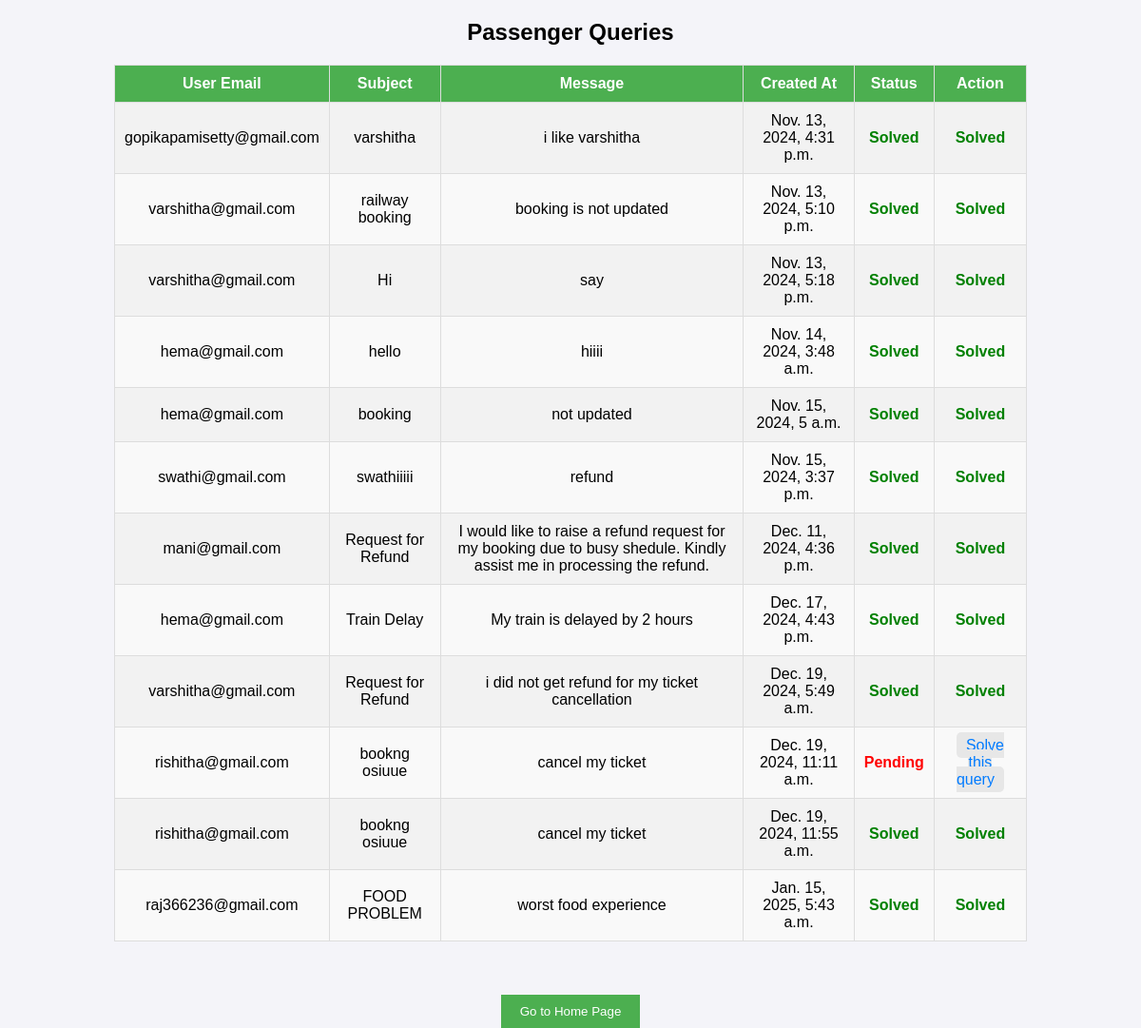
/queries/, run on the app's committed database.
### railway/models.py (models this page shows, shortened)
class Query(models.Model):
    user_email = models.EmailField()
    subject = models.CharField(max_length=255)
    message = models.TextField()
    created_at = models.DateTimeField(auto_now_add=True)
    status = models.CharField(max_length=20, choices=[('Pending', 'Pending'), ('Solved', 'Solved')], default='Pending')
    solved = models.BooleanField(default=False)  # New field to track solved status
    class Meta:
        db_table = 'railway_query'

### railway/views.py (the view)
# urls.py: path('queries/', views.view_queries, name='view_queries'),
def view_queries(request):
    queries = Query.objects.all()
    return render(request, 'railway/view_queries.html', {'queries': queries})

### railway/templates/railway/view_queries.html (shortened to what this page needs)
<!DOCTYPE html>
<html lang="en">
<head>
</head>
<body>
    <h2>Passenger Queries</h2>
    {% if queries %}
        <table>
            <tr>
                <th>User Email</th>
                <th>Subject</th>
                <th>Message</th>
                <th>Created At</th>
                <th>Status</th>
                <th>Action</th>
            </tr>
            {% for query in queries %}
                <tr>
                    <td>{{ query.user_email }}</td>
                    <td>{{ query.subject }}</td>
                    <td>{{ query.message }}</td>
                    <td>{{ query.created_at }}</td>
                    <td class="{% if query.status == 'Solved' %}status-solved{% else %}status-pending{% endif %}">{{ query.status }}</td>
                    <td>
                        {% if not query.solved %}
                            <a href="{% url 'solve_query' query.id %}">Solve this query</a>
                        {% else %}
                            <span class="status-solved">Solved</span>
                        {% endif %}
                    </td>
                </tr>
            {% endfor %}
        </table>
    {% else %}
        <p class="no-query">No queries found.</p>
    {% endif %}
    <br><br>
    <center>
        <form action="{% url 'home' %}" method="get">
            <button type="submit" style="padding: 10px 20px; background-color: #4CAF50; color: white; border: none; cursor: pointer;">Go to Home Page</button>
        </form>
    </center>
</body>
</html>

### railway/templates/railway/view_queries.html (style rules this page uses)
body { font-family: Arial, sans-serif; margin: 0; padding: 0; background-color: #f4f4f9; }
h2 { text-align: center; margin-top: 20px; }
table { width: 80%; margin: 20px auto; border-collapse: collapse; background-color: #fff; }
table, th, td { border: 1px solid #ddd; }
th, td { padding: 10px; text-align: center; }
th { background-color: #4CAF50; color: white; }
td { background-color: #f9f9f9; }
tr:nth-child(even) td { background-color: #f2f2f2; }
a { text-decoration: none; color: #007bff; padding: 5px 10px; background-color: #e7e7e7; border-radius: 5px; }
.status-solved { color: green; font-weight: bold; }
.status-pending { color: red; font-weight: bold; }

### data on the page
Query: user_email "gopikapamisetty@gmail.com", subject "varshitha", message "i like varshitha", created_at "Nov. 13, 2024, 4:31 p.m.", status "Solved", solved "Solved"
Query: user_email "varshitha@gmail.com", subject "railway booking", message "booking is not updated", created_at "Nov. 13, 2024, 5:10 p.m.", status "Solved", solved "Solved"
Query: user_email "varshitha@gmail.com", subject "Hi", message "say", created_at "Nov. 13, 2024, 5:18 p.m.", status "Solved", solved "Solved"
Query: user_email "hema@gmail.com", subject "hello", message "hiiii", created_at "Nov. 14, 2024, 3:48 a.m.", status "Solved", solved "Solved"
Query: user_email "hema@gmail.com", subject "booking", message "not updated", created_at "Nov. 15, 2024, 5 a.m.", status "Solved", solved "Solved"
Query: user_email "swathi@gmail.com", subject "swathiiiii", message "refund", created_at "Nov. 15, 2024, 3:37 p.m.", status "Solved", solved "Solved"
Query: user_email "mani@gmail.com", subject "Request for Refund", message "I would like to raise a refund request for my booking due to busy shedule. Kindly assist me in processing the refund.", created_at "Dec. 11, 2024, 4:36 p.m.", status "Solved", solved "Solved"
Query: user_email "hema@gmail.com", subject "Train Delay", message "My train is delayed by 2 hours", created_at "Dec. 17, 2024, 4:43 p.m.", status "Solved", solved "Solved"
Query: user_email "varshitha@gmail.com", subject "Request for Refund", message "i did not get refund for my ticket cancellation", created_at "Dec. 19, 2024, 5:49 a.m.", status "Solved", solved "Solved"
Query: user_email "rishitha@gmail.com", subject "bookng osiuue", message "cancel my ticket", created_at "Dec. 19, 2024, 11:11 a.m.", status "Pending", solved "Solve this query"
Query: user_email "rishitha@gmail.com", subject "bookng osiuue", message "cancel my ticket", created_at "Dec. 19, 2024, 11:55 a.m.", status "Solved", solved "Solved"
Query: user_email "raj366236@gmail.com", subject "FOOD PROBLEM", message "worst food experience", created_at "Jan. 15, 2025, 5:43 a.m.", status "Solved", solved "Solved"
